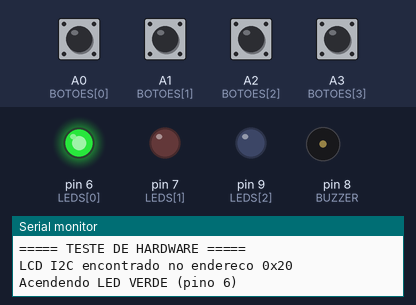
A sketch run on a simulated Arduino Uno, built with avr-gcc and run on an emulated ATmega328P. On the bench: output pins drawn as LEDs (lit = HIGH), buzzer (waves = sounding), the last lines printed to the serial monitor. Inputs (shaded band) come from the test bench; at power-on: A0 (BOTOES[0]), A1 (BOTOES[1]), A2 (BOTOES[2]), A3 (BOTOES[3]) HIGH.

Above: at 0.1 s.
At 1.6 s:
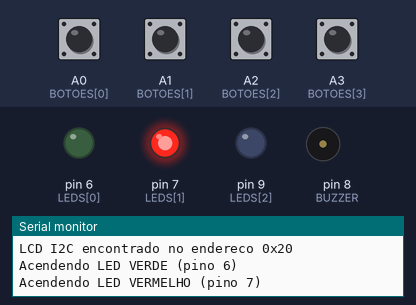
At 7.2 s:
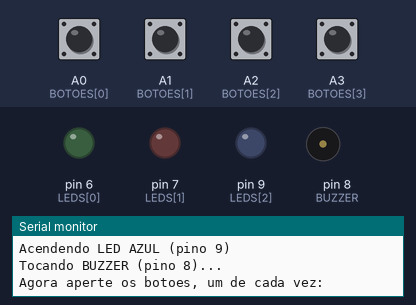
7.3 s: A0 (BOTOES[0]) pulled LOW for 0.15 s
8.9 s: A1 (BOTOES[1]) pulled LOW for 0.15 s
10.5 s: A2 (BOTOES[2]) pulled LOW for 0.15 s
12.1 s: A3 (BOTOES[3]) pulled LOW for 0.15 s
Timing chart, 0 to 14.7 s (numbered marks = the images above; inputs shaded):
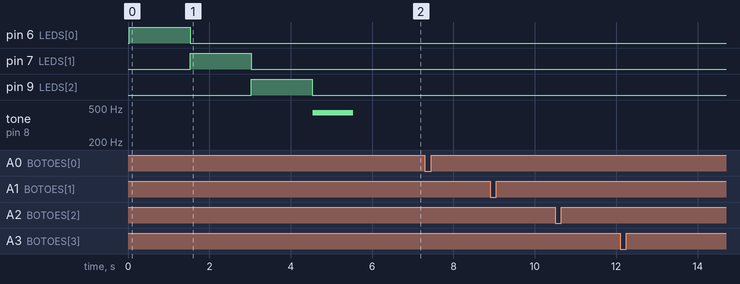

The sketch:

teste.ino
```cpp
// Programa de TESTE do hardware do reprodutor.
// Procura o LCD I2C, acende cada LED, toca o buzzer e mostra os botões no Monitor Serial (9600).

#include <Wire.h>

const uint8_t LEDS[3]       = {6, 7, 9};
const char *NOMES_LEDS[3]   = {"LED VERDE (pino 6)", "LED VERMELHO (pino 7)", "LED AZUL (pino 9)"};
const uint8_t BUZZER        = 8;
const uint8_t BOTOES[4]     = {A0, A1, A2, A3};
const char *NOMES_BOTOES[4] = {"UP (A0)", "DOWN (A1)", "PLAY (A2)", "STOP (A3)"};
bool ultimo[4] = {HIGH, HIGH, HIGH, HIGH};

void setup() {
  Serial.begin(9600);
  for (uint8_t i = 0; i < 3; i++) pinMode(LEDS[i], OUTPUT);
  for (uint8_t i = 0; i < 4; i++) pinMode(BOTOES[i], INPUT_PULLUP);

  Serial.println(F("===== TESTE DE HARDWARE ====="));

  // Procura dispositivos I2C (o LCD costuma responder em 0x27 ou 0x3F)
  Wire.begin();
  bool achou = false;
  for (uint8_t end = 1; end < 127; end++) {
    Wire.beginTransmission(end);
    if (Wire.endTransmission() == 0) {
      Serial.print(F("LCD I2C encontrado no endereco 0x"));
      Serial.println(end, HEX);
      achou = true;
    }
  }
  if (!achou) Serial.println(F("Nenhum LCD I2C encontrado (confira SDA no A4 e SCL no A5)"));

  for (uint8_t i = 0; i < 3; i++) {
    Serial.print(F("Acendendo ")); Serial.println(NOMES_LEDS[i]);
    digitalWrite(LEDS[i], HIGH);
    delay(1500);
    digitalWrite(LEDS[i], LOW);
  }
  Serial.println(F("Tocando BUZZER (pino 8)..."));
  tone(BUZZER, 440, 1000);
  delay(1500);

  Serial.println(F("Agora aperte os botoes, um de cada vez:"));
  for (uint8_t i = 0; i < 4; i++) {
    if (digitalRead(BOTOES[i]) == LOW) {
      Serial.print(F("ATENCAO: ")); Serial.print(NOMES_BOTOES[i]);
      Serial.println(F(" ja comeca APERTADO (gire o botao 90 graus)"));
    }
  }
}

void loop() {
  for (uint8_t i = 0; i < 4; i++) {
    bool agora = digitalRead(BOTOES[i]);
    if (agora != ultimo[i]) {
      Serial.print(NOMES_BOTOES[i]);
      Serial.println(agora == LOW ? F(" apertado") : F(" solto"));
      ultimo[i] = agora;
      delay(30);
    }
  }
}
```
